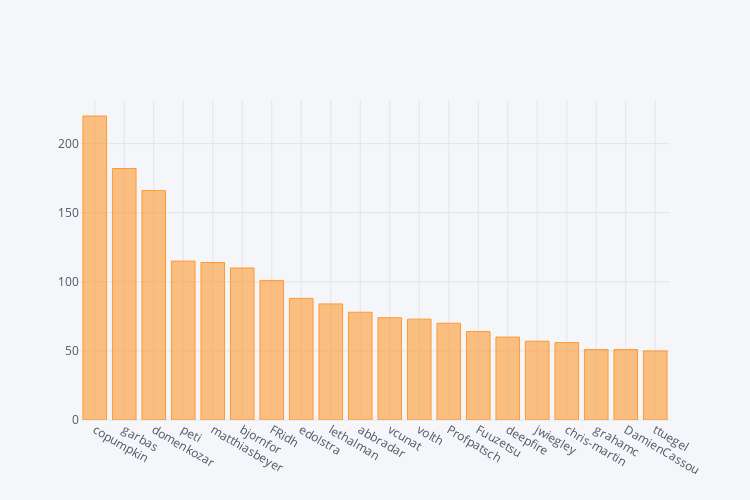

Source (notebook cell):
### Markdown cell above
## Number of Issues by User

### Code cell
iplot(data.groupby('user.login').size().sort_values(ascending=False)[:20].iplot(asFigure=True, dimensions=(750, 500), kind='bar'))

### Figure 1 — Plotly figure (JSON) as saved in the notebook; plotly's stock layout.template omitted (floating-point values rounded to 4 significant figures)
{"data": [{"marker": {"color": "rgba(255, 153, 51, 0.6)", "line": {"color": "rgba(255, 153, 51, 1.0)", "width": 1}}, "name": "None", "orientation": "v", "text": "", "type": "bar", "x": ["copumpkin", "garbas", "domenkozar", "peti", "matthiasbeyer", "bjornfor", "FRidh", "edolstra", "lethalman", "abbradar", "vcunat", "volth", "Profpatsch", "Fuuzetsu", "deepfire", "jwiegley", "chris-martin", "grahamc", "DamienCassou", "ttuegel"], "y": [220, 182, 166, 115, 114, 110, 101, 88, 84, 78, 74, 73, 70, 64, 60, 57, 56, 51, 51, 50]}], "layout": {"height": 500, "legend": {"bgcolor": "#F5F6F9", "font": {"color": "#4D5663"}}, "paper_bgcolor": "#F5F6F9", "plot_bgcolor": "#F5F6F9", "titlefont": {"color": "#4D5663"}, "width": 750, "xaxis1": {"gridcolor": "#E1E5ED", "showgrid": true, "tickfont": {"color": "#4D5663"}, "title": "", "titlefont": {"color": "#4D5663"}, "zerolinecolor": "#E1E5ED"}, "yaxis1": {"gridcolor": "#E1E5ED", "showgrid": true, "tickfont": {"color": "#4D5663"}, "title": "", "titlefont": {"color": "#4D5663"}, "zerolinecolor": "#E1E5ED"}}}
